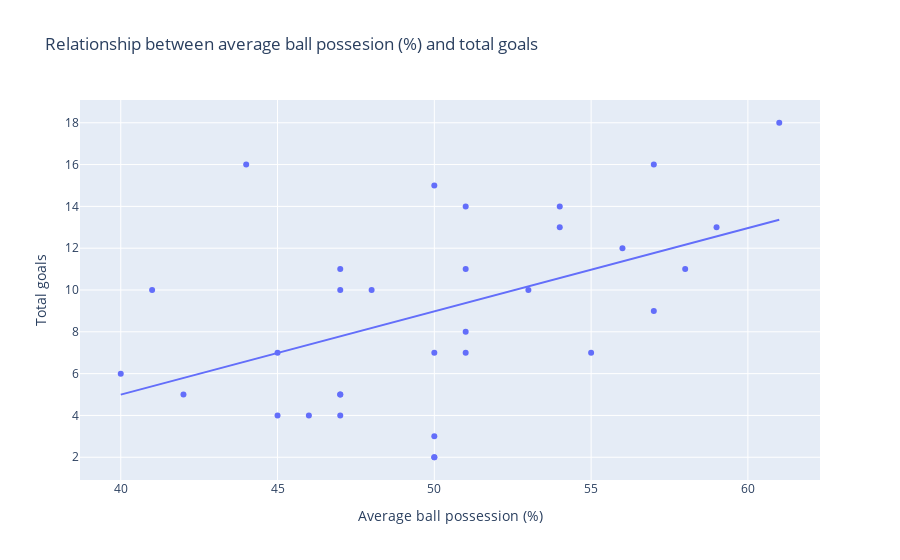

Notebook code for this chart:
### Markdown cell above
### Trying out new ideas... another breaking code example

### Code cell
import plotly.express as px
possession = px.scatter(soccer_df,
                    x="Average ball possession (%)", y="Total goals", hover_data=["team"], 
                        trendline="ols", title="Relationship between average ball possesion (%) and total goals")
possession.show()

### Figure 1 — Plotly figure (JSON) as saved in the notebook; plotly's stock layout.template omitted (floating-point values rounded to 4 significant figures)
{"data": [{"customdata": [["Bayern"], ["Barcelona"], ["Monchengladbach"], ["Man. United"], ["Chelsea"], ["Juventus"], ["Man. City"], ["Paris"], ["Dortmund"], ["Liverpool"], ["Porto"], ["Sevilla"], ["Real Madrid"], ["Leipzig"], ["Lazio"], ["RB Salzburg"], ["Atalanta"], ["Club Brugge"], ["Ajax"], ["Inter Milan"], ["Atletico Madrid"], ["Istanbul Basaksehir"], ["Krasnodar"], ["Ferencvaros"], ["Shakhtar Donetsk"], ["Lokomotiv Moskva"], ["Zenit"], ["Midtjylland"], ["Dynamo Kyiv"], ["Rennes"], ["Olympiacos"], ["Marseille"]], "hovertemplate": "Average ball possession (%)=%{x}<br>Total goals=%{y}<br>team=%{customdata[0]}<extra></extra>", "legendgroup": "", "marker": {"color": "#636efa", "symbol": "circle"}, "mode": "markers", "name": "", "orientation": "v", "showlegend": false, "type": "scatter", "x": [61, 57, 44, 50, 54, 51, 59, 54, 56, 53, 41, 57, 58, 51, 47, 48, 47, 51, 55, 51, 50, 45, 40, 47, 47, 42, 47, 46, 45, 50, 50, 50], "xaxis": "x", "y": [18, 16, 16, 15, 14, 14, 13, 13, 12, 10, 10, 9, 11, 11, 11, 10, 10, 8, 7, 7, 7, 7, 6, 5, 5, 5, 4, 4, 4, 3, 2, 2], "yaxis": "y"}, {"hovertemplate": "<b>OLS trendline</b><br>Total goals = 0.398469 * Average ball possession (%) + -10.942<br>R<sup>2</sup>=0.227156<br><br>Average ball possession (%)=%{x}<br>Total goals=%{y} <b>(trend)</b><extra></extra>", "legendgroup": "", "marker": {"color": "#636efa", "symbol": "circle"}, "mode": "lines", "name": "", "showlegend": false, "type": "scatter", "x": [40, 41, 42, 44, 45, 45, 46, 47, 47, 47, 47, 47, 48, 50, 50, 50, 50, 50, 51, 51, 51, 51, 53, 54, 54, 55, 56, 57, 57, 58, 59, 61], "xaxis": "x", "y": [4.997, 5.395, 5.794, 6.591, 6.989, 6.989, 7.388, 7.786, 7.786, 7.786, 7.786, 7.786, 8.185, 8.981, 8.981, 8.981, 8.981, 8.981, 9.38, 9.38, 9.38, 9.38, 10.18, 10.58, 10.58, 10.97, 11.37, 11.77, 11.77, 12.17, 12.57, 13.36], "yaxis": "y"}], "layout": {"legend": {"tracegroupgap": 0}, "title": {"text": "Relationship between average ball possesion (%) and total goals"}, "xaxis": {"anchor": "y", "domain": [0, 1], "title": {"text": "Average ball possession (%)"}}, "yaxis": {"anchor": "x", "domain": [0, 1], "title": {"text": "Total goals"}}}}
